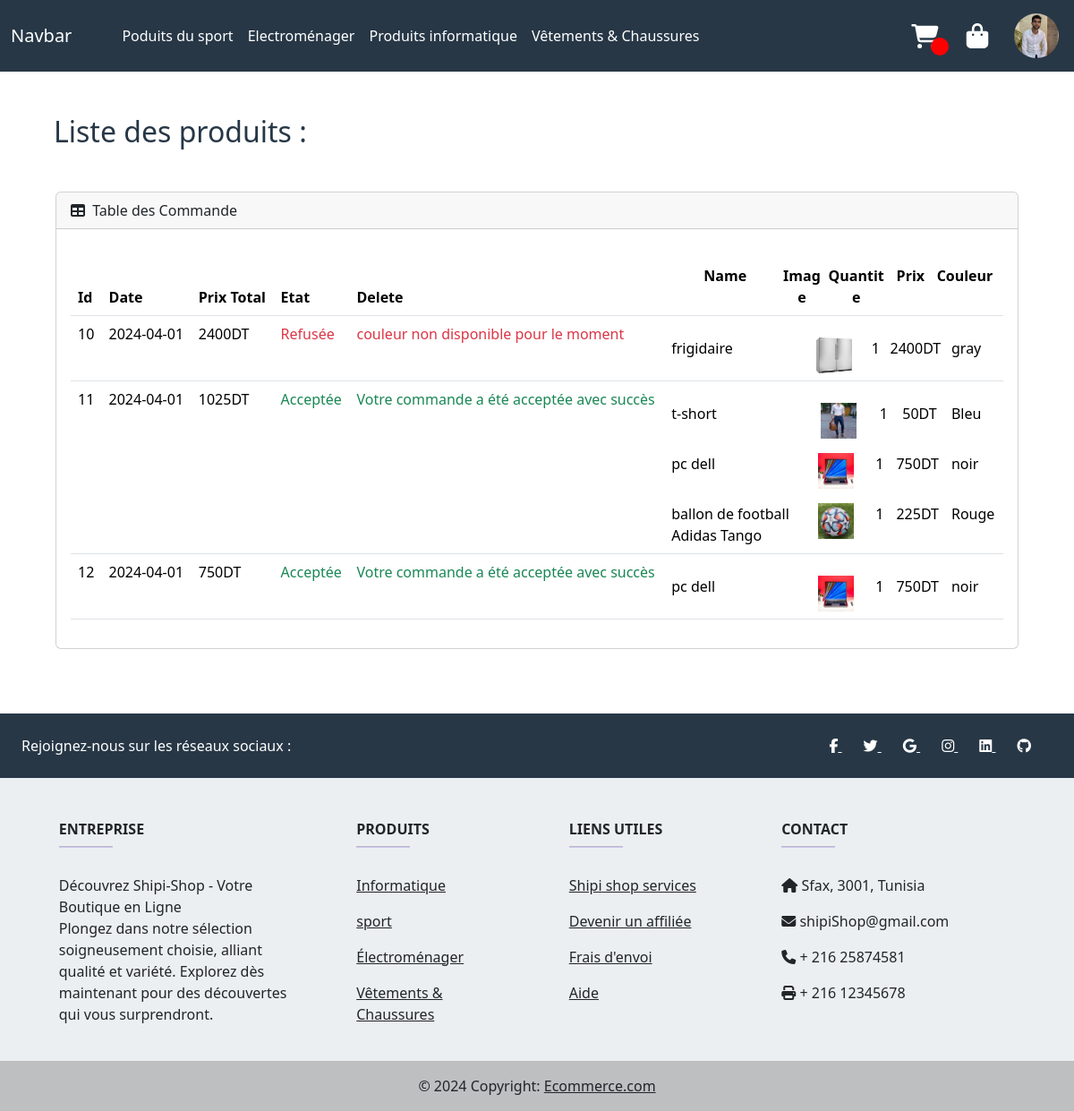
The app's page /user/listCommande.php (signed in) with its own data.
### tables this page shows
CREATE TABLE `commande` (
  `id` int(3) NOT NULL,
  `id_user` int(3) NOT NULL,
  `produits` longtext NOT NULL CHECK (json_valid(`produits`)),
  `isverif` tinyint(1) NOT NULL DEFAULT 0,
  `msg` text NOT NULL,
  `date` date DEFAULT NULL,
  `date_reponse` date DEFAULT NULL
);

CREATE TABLE `product` (
  `id` int(11) NOT NULL,
  `name` varchar(100) NOT NULL,
  `categorie` varchar(30) NOT NULL,
  `quantite` int(3) NOT NULL,
  `image` varchar(100) NOT NULL,
  `description` longtext NOT NULL,
  `prix` float NOT NULL,
  `solde` int(2) NOT NULL,
  `couleur` varchar(200) NOT NULL,
  `date` date NOT NULL
);

### user/listCommande.php (the view, shortened to what the rows shown need)
<!DOCTYPE html>
<html lang="en">
<head>
    <?php require_once('../__tiers/fiche.php') ?>
    <link rel="stylesheet" href="../assets/style.css">
    <link href="https://cdn.jsdelivr.net/npm/simple-datatables@latest/dist/style.css" rel="stylesheet" />
</head>
<body class="overflow-x-hidden">
    <div class='row'>
    <div>
        <?php
            require_once('../models/commande.class.php');
            $comm = new Commande();
            $commandes=$comm->listByUser($_SESSION['id'])->fetchAll();
        ?>
        <div class="premiere mt-5">
            <div class="container-fluid contenu">
                <?php if($commandes[0]): ?>
                    <main>
                        <h2 class="ms-5 text-azra9">Liste des produits :</h2>
                        <div class="row justify-content-center mt-5">
                            <div class="col-11">
                                <div class="card mb-4">
                                    <div class="card-body">
                                        <div class="table-responsive">
                                            <table class="datatablesSimple table" id="mytable">
                                                <thead>
                                                    <tr>
                                                        <th>Id</th>
                                                        <th>Date</th>
                                                        <th>Prix Total</th>
                                                        <th>Etat</th>
                                                        <th>Delete</th>
                                                        <th rowspan="4" class='text-center'>
                                                            <div class='d-flex justify-content-between mt-3'>
                                                                <div style='width:120px'><strong>Name</strong></div>
                                                                    <div style='width:50px'>
                                                                        <strong>Image</strong>
                                                                    </div>
                                                                    <div style='width:70px'>
                                                                        <strong>Quantite</strong>
                                                                    </div>
                                                                    <div style='width:50px'>
                                                                        <strong>Prix</strong>
                                                                    </div>
                                                                    <div style='width:70px'>
                                                                        <strong>Couleur</strong>
                                                                    </div>
                                                                </div>
                                                        </th>
                                                    </tr>
                                                </thead>
                                                <tbody>
                                                    <?php
                                                        foreach ($commandes as $cmd){
                                                            if($cmd['isverif']==0){
                                                                $products="";
                                                                require_once('../models/product.class.php');
                                                                $mod=new Products();
                                                                $prods = json_decode($cmd['produits'], true);
                                                                $num = count($prods);
                                                                $somme=0;
                                                                foreach ($prods as $key => $product) {
                                                                    $p = $mod->getProduct($key)->fetchAll()[0];
                                                                    $somme+=$p['prix'] * (1 - ($p['solde'] / 100))*$product['quantite'];
                                                                    $products .= "<div class='d-flex justify-content-between mt-3'>
                                                                                <div style='width:150px'>" . $p['name'] . "</div>
                                                                                <div style='width:50px'>
                                                                                    <img width ='40px'height='40px' src='../admin/uploaded/" . $p['image'] . "' />
                                                                                </div>
                                                                                <div style='width=50px'>
                                                                                " .$product['quantite']."
                                                                                </div>
                                                                                <div style='width=50px'>
                                                                                " . $p['prix'] * (1 - ($p['solde'] / 100)) . "DT
                                                                                </div>
                                                                                <div style='width:50px'>
                                                                                " . $product['couleur'] . "
                                                                                </div>
                                                                                </div>
                                                                                ";
                                                                }
                                                                echo "<tr>
                                                                        <td>".$cmd['id']."</td>
                                                                        <td>".$cmd['date']."</td>
                                                                        <td>".$somme."DT</td>
                                                                        <td class='text-warning'>en cours ...</td>
                                                                        ";if($cmd['isverif'] == 0)echo"
                                                                        <td class='ms-3'>
                                                                            <a class='i text-danger' href='deleteCommande.php?id=".$cmd['id']."'>
                                                                                <img width='60px' height='60px' src='img/images.png'/>
                                                                            </a>
                                                                        </td>";echo"
                                                                        <td colspan=" . $num . ">
                                                                        ".$products."
                                                                        </td>
                                                                        </tr>";
                                                            }
                                                            else if($cmd['isverif']==1){
                                                                $products="";
                                                                require_once('../models/product.class.php');
                                                                $mod=new Products();
                                                                $prods = json_decode($cmd['produits'], true);
                                                                $num = count($prods);
                                                                $somme=0;
                                                                foreach ($prods as $key => $product) {
                                                                    $p = $mod->getProduct($key)->fetchAll()[0];
                                                                    $somme+=$p['prix'] * (1 - ($p['solde'] / 100))*$product['quantite'];
                                                                    $products .= "<div class='d-flex justify-content-between mt-3'>
                                                                                <div style='width:150px'>" . $p['name'] . "</div>
                                                                                <div style='width:50px'>
                                                                                    <img width ='40px'height='40px' src='../admin/uploaded/" . $p['image'] . "' />
                                                                                </div>
                                                                                <div style='width=50px'>
                                                                                " .$product['quantite']."
                                                                                </div>
                                                                                <div style='width=50px'>
                                                                                " . $p['prix'] * (1 - ($p['solde'] / 100)) . "DT
                                                                                </div>
                                                                                <div style='width:50px'>
                                                                                " . $product['couleur'] . "
                                                                                </div>
                                                                                </div>
                                                                                ";
                                                                }
                                                                echo "<tr>
                                                                        <td>".$cmd['id']."</td>
                                                                        <td>".$cmd['date']."</td>
                                                                        <td>".$somme."DT</td>
                                                                        <td class='text-success'>Acceptée</td>
                                                                        <td class='text-success'>".$cmd['msg']."</td>
                                                                        <td colspan=" . $num . ">
                                                                        ".$products."
                                                                        </td>
                                                                        </tr>";
                                                            }
                                                            else{
                                                                $products="";
                                                                require_once('../models/product.class.php');
                                                                $mod=new Products();
                                                                $prods = json_decode($cmd['produits'], true);
                                                                $num = count($prods);
                                                                $somme=0;
                                                                foreach ($prods as $key => $product) {
                                                                    $p = $mod->getProduct($key)->fetchAll()[0];
                                                                    $somme+=$p['prix'] * (1 - ($p['solde'] / 100))*$product['quantite'];
                                                                    $products .= "<div class='d-flex justify-content-between mt-3'>
                                                                                <div style='width:150px'>" . $p['name'] . "</div>
                                                                                <div style='width:50px'>
                                                                                    <img width ='40px'height='40px' src='../admin/uploaded/" . $p['image'] . "' />
                                                                                </div>
                                                                                <div style='width=50px'>
                                                                                " .$product['quantite']."
                                                                                </div>
                                                                                <div style='width=50px'>
                                                                                " . $p['prix'] * (1 - ($p['solde'] / 100)) . "DT
                                                                                </div>
                                                                                <div style='width:50px'>
                                                                                " . $product['couleur'] . "
                                                                                </div>
                                                                                </div>
                                                                                ";
                                                                }
                                                                echo "<tr>
                                                                        <td>".$cmd['id']."</td>
                                                                        <td>".$cmd['date']."</td>
                                                                        <td>".$somme."DT</td>
                                                                        <td class='text-danger'>Refusée</td>
                                                                        <td class='text-danger'>".$cmd['msg']."</td>
                                                                        <td colspan=" . $num . ">
                                                                        ".$products."
                                                                        </td>
                                                                        </tr>";
                                                            }
                                                    }
                                                    ?>
                                                </tbody>
                                            </table>
                                        </div>
                                    </div>
                                </div>
                            </div>
                        </div>
                    </main>
                <?php endif; ?>
            </div>
        </div>
    </div>
</body>
</html>

### records on screen
commande: id "10", date "2024-04-01", somme "2400", msg "couleur non disponible pour le moment"
product: name "frigidaire", image (picture), quantite "1", $p['prix'] * (1 - ($p['solde'] / 100)) "2400", couleur "gray"
commande: id "11", date "2024-04-01", somme "1025", msg "Votre commande a été acceptée avec succès"
product: name "t-short", image (picture), quantite "1", $p['prix']*(1-($p['solde']/100)) "50", couleur "Bleu"
product: name "pc dell", image (picture), quantite "1", $p['prix']*(1-($p['solde']/100)) "750", couleur "noir"
product: name "ballon de football Adidas Tango", image (picture), quantite "1", $p['prix'] * (1 - ($p['solde'] / 100)) "225", couleur "Rouge"
commande: id "12", date "2024-04-01", somme "750", msg "Votre commande a été acceptée avec succès"
product: name "pc dell", image (picture), quantite "1", $p['prix']*(1-($p['solde']/100)) "750", couleur "noir"
